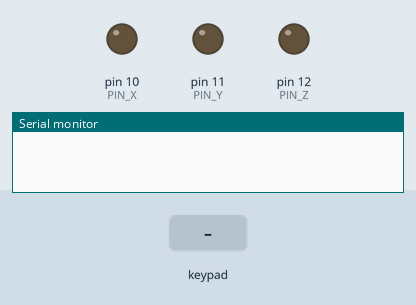
This sketch was run on a simulated Arduino Uno, built with avr-gcc and run on an emulated ATmega328P. On the bench: output pins drawn as LEDs (lit = HIGH), the last lines printed to the serial monitor. Inputs (shaded band) come from the test bench.

Above: at 1.2 s.
1.3 s: key '3' pressed
At 2.9 s:
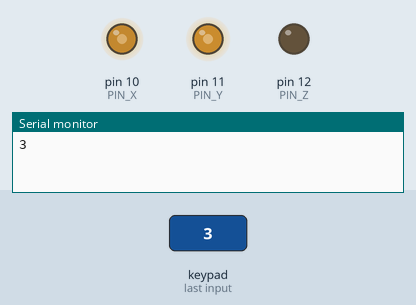
4.3 s: keypad keys 6 7 8 9 A pressed 0.4 s apart
At 7.5 s:
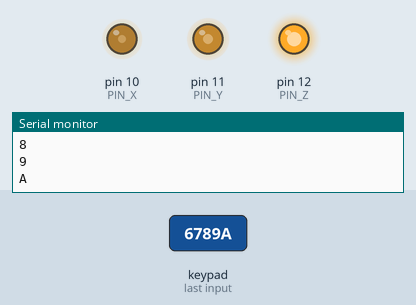
7.8 s: key 'B' pressed
At 7.97 s:
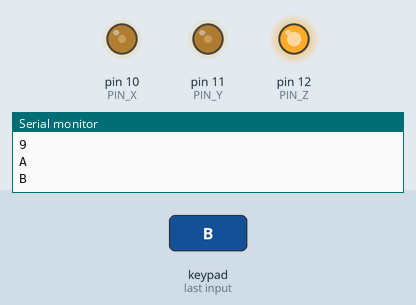
10.8 s: keypad keys 2 3 4 5 # pressed 0.4 s apart
At 11.82 s:
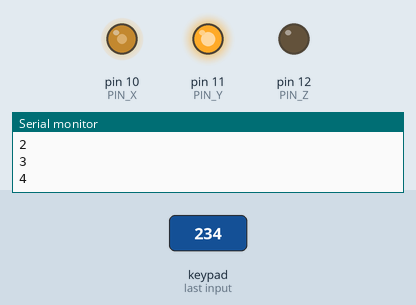
15.8 s: key '*' pressed
Timing chart, 0 to 17.6 s (numbered marks = the images above; inputs shaded):
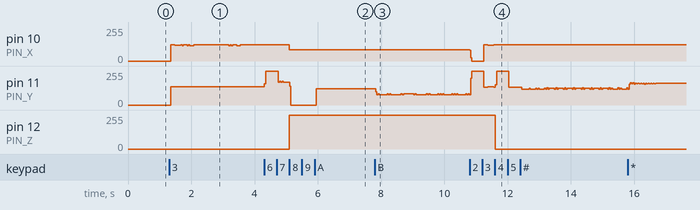

The sketch:

Embedded_Controllers_Lab_02.ino
```cpp
#include <Keypad.h>

#define ROW_NUM 4
#define COLUMN_NUM 4
#define PIN_X 10
#define PIN_Y 11
#define PIN_Z 12

char Last_Key_Press;

char keys[ROW_NUM][COLUMN_NUM] = {
  { '1', '2', '3', 'A' },
  { '4', '5', '6', 'B' },
  { '7', '8', '9', 'C' },
  { '*', '0', '#', 'D' }

};

byte Row_Pin[ROW_NUM] = { 2, 3, 4, 5 };
byte Column_Pin[COLUMN_NUM] = { 6, 7, 8, 9 };

Keypad keypad = Keypad(makeKeymap(keys), Row_Pin, Column_Pin, ROW_NUM, COLUMN_NUM);

void setup() {

  Serial.begin(9600);
}

void loop() {

  char Key_Press = keypad.getKey();

  if (Key_Press) {
    Last_Key_Press = Key_Press;
    Serial.println(Key_Press);
  }

  switch (Last_Key_Press) {

    case ('0'):
      pinMode(PIN_X, INPUT);
      pinMode(PIN_Y, INPUT);
      pinMode(PIN_Z, INPUT);

      delay(1);
      break;

    case ('1'):
      pinMode(PIN_X, OUTPUT);
      pinMode(PIN_Y, OUTPUT);
      pinMode(PIN_Z, INPUT);

      digitalWrite(PIN_X, HIGH);
      digitalWrite(PIN_Y, LOW);
      delay(1);
      break;

    case ('2'):
      pinMode(PIN_X, OUTPUT);
      pinMode(PIN_Y, OUTPUT);
      pinMode(PIN_Z, INPUT);

      digitalWrite(PIN_X, LOW);
      digitalWrite(PIN_Y, HIGH);
      delay(1);
      break;

    case ('3'):
      pinMode(PIN_X, OUTPUT);
      pinMode(PIN_Y, OUTPUT);
      pinMode(PIN_Z, INPUT);

      digitalWrite(PIN_X, HIGH);
      digitalWrite(PIN_Y, LOW);
      delay(1);

      digitalWrite(PIN_X, LOW);
      digitalWrite(PIN_Y, HIGH);
      delay(1);
      break;

    case ('4'):
      pinMode(PIN_X, INPUT);
      pinMode(PIN_Y, OUTPUT);
      pinMode(PIN_Z, OUTPUT);

      digitalWrite(PIN_Y, HIGH);
      digitalWrite(PIN_Z, LOW);
      delay(1);
      break;

    case ('5'):
      pinMode(PIN_X, OUTPUT);
      pinMode(PIN_Y, OUTPUT);
      pinMode(PIN_Z, INPUT);

      digitalWrite(PIN_X, HIGH);
      digitalWrite(PIN_Y, LOW);
      delay(1);

      pinMode(PIN_X, INPUT);
      pinMode(PIN_Y, OUTPUT);
      pinMode(PIN_Z, OUTPUT);

      digitalWrite(PIN_Y, HIGH);
      digitalWrite(PIN_Z, LOW);
      delay(1);
      break;

    case ('6'):
      pinMode(PIN_X, OUTPUT);
      pinMode(PIN_Y, OUTPUT);
      pinMode(PIN_Z, INPUT);

      digitalWrite(PIN_X, LOW);
      digitalWrite(PIN_Y, HIGH);
      delay(1);

      pinMode(PIN_X, INPUT);
      pinMode(PIN_Y, OUTPUT);
      pinMode(PIN_Z, OUTPUT);

      digitalWrite(PIN_Y, HIGH);
      digitalWrite(PIN_Z, LOW);
      delay(1);
      break;

    case ('7'):
      pinMode(PIN_X, OUTPUT);
      pinMode(PIN_Y, OUTPUT);
      pinMode(PIN_Z, INPUT);

      digitalWrite(PIN_X, HIGH);
      digitalWrite(PIN_Y, LOW);
      delay(1);

      pinMode(PIN_X, OUTPUT);
      pinMode(PIN_Y, OUTPUT);
      pinMode(PIN_Z, INPUT);

      digitalWrite(PIN_X, LOW);
      digitalWrite(PIN_Y, HIGH);
      delay(1);

      pinMode(PIN_X, INPUT);
      pinMode(PIN_Y, OUTPUT);
      pinMode(PIN_Z, OUTPUT);

      digitalWrite(PIN_Y, HIGH);
      digitalWrite(PIN_Z, LOW);
      delay(1);
      break;

    case ('8'):
      pinMode(PIN_X, INPUT);
      pinMode(PIN_Y, OUTPUT);
      pinMode(PIN_Z, OUTPUT);

      digitalWrite(PIN_Y, LOW);
      digitalWrite(PIN_Z, HIGH);
      delay(1);
      break;

    case ('9'):
      pinMode(PIN_X, OUTPUT);
      pinMode(PIN_Y, OUTPUT);
      pinMode(PIN_Z, INPUT);

      digitalWrite(PIN_X, HIGH);
      digitalWrite(PIN_Y, LOW);
      delay(1);

      pinMode(PIN_X, INPUT);
      pinMode(PIN_Y, OUTPUT);
      pinMode(PIN_Z, OUTPUT);

      digitalWrite(PIN_Y, LOW);
      digitalWrite(PIN_Z, HIGH);
      delay(1);
      break;

    case ('A'):
      pinMode(PIN_X, OUTPUT);
      pinMode(PIN_Y, OUTPUT);
      pinMode(PIN_Z, INPUT);

      digitalWrite(PIN_X, LOW);
      digitalWrite(PIN_Y, HIGH);
      delay(1);

      pinMode(PIN_X, INPUT);
      pinMode(PIN_Y, OUTPUT);
      pinMode(PIN_Z, OUTPUT);

      digitalWrite(PIN_Y, LOW);
      digitalWrite(PIN_Z, HIGH);
      delay(1);
      break;

    case ('B'):
      pinMode(PIN_X, OUTPUT);
      pinMode(PIN_Y, OUTPUT);
      pinMode(PIN_Z, INPUT);

      digitalWrite(PIN_X, HIGH);
      digitalWrite(PIN_Y, LOW);
      delay(1);

      pinMode(PIN_X, OUTPUT);
      pinMode(PIN_Y, OUTPUT);
      pinMode(PIN_Z, INPUT);

      digitalWrite(PIN_X, LOW);
      digitalWrite(PIN_Y, HIGH);
      delay(1);

      pinMode(PIN_X, INPUT);
      pinMode(PIN_Y, OUTPUT);
      pinMode(PIN_Z, OUTPUT);

      digitalWrite(PIN_Y, LOW);
      digitalWrite(PIN_Z, HIGH);
      delay(1);
      break;

    case ('C'):
      pinMode(PIN_X, INPUT);
      pinMode(PIN_Y, OUTPUT);
      pinMode(PIN_Z, OUTPUT);

      digitalWrite(PIN_Y, HIGH);
      digitalWrite(PIN_Z, LOW);
      delay(1);

      digitalWrite(PIN_Y, LOW);
      digitalWrite(PIN_Z, HIGH);
      delay(1);
      break;

    case ('D'):
      pinMode(PIN_X, OUTPUT);
      pinMode(PIN_Y, OUTPUT);
      pinMode(PIN_Z, INPUT);

      digitalWrite(PIN_X, HIGH);
      digitalWrite(PIN_Y, LOW);
      delay(1);

      pinMode(PIN_X, INPUT);
      pinMode(PIN_Y, OUTPUT);
      pinMode(PIN_Z, OUTPUT);

      digitalWrite(PIN_Y, HIGH);
      digitalWrite(PIN_Z, LOW);
      delay(1);

      digitalWrite(PIN_Y, LOW);
      digitalWrite(PIN_Z, HIGH);
      delay(1);
      break;

    case ('*'):
      pinMode(PIN_X, OUTPUT);
      pinMode(PIN_Y, OUTPUT);
      pinMode(PIN_Z, INPUT);

      digitalWrite(PIN_X, LOW);
      digitalWrite(PIN_Y, HIGH);
      delay(1);

      pinMode(PIN_X, INPUT);
      pinMode(PIN_Y, OUTPUT);
      pinMode(PIN_Z, OUTPUT);

      digitalWrite(PIN_Y, HIGH);
      digitalWrite(PIN_Z, LOW);
      delay(1);

      digitalWrite(PIN_Y, LOW);
      digitalWrite(PIN_Z, HIGH);
      delay(1);
      break;

    case ('#'):
      pinMode(PIN_X, OUTPUT);
      pinMode(PIN_Y, OUTPUT);
      pinMode(PIN_Z, INPUT);

      digitalWrite(PIN_X, HIGH);
      digitalWrite(PIN_Y, LOW);
      delay(1);

      digitalWrite(PIN_X, LOW);
      digitalWrite(PIN_Y, HIGH);
      delay(1);

      pinMode(PIN_X, INPUT);
      pinMode(PIN_Y, OUTPUT);
      pinMode(PIN_Z, OUTPUT);

      digitalWrite(PIN_Y, HIGH);
      digitalWrite(PIN_Z, LOW);
      delay(1);

      digitalWrite(PIN_Y, LOW);
      digitalWrite(PIN_Z, HIGH);
      delay(1);
      break;
  }
}
```

Measured:
- after the input at 1.3 s, pin 11 (PIN_Y): 0/255 → 136/255 after 0.05 s
- after the input at 4.3 s, pin 12 (PIN_Z): 0/255 → 255/255 after 0.80 s
- after the input at 7.8 s, pin 10 (PIN_X): stays 84/255 (without the input it goes to 0/255 after 1.3 s)
- after the input at 10.8 s, pin 12 (PIN_Z): 255/255 → 0/255 after 0.81 s
